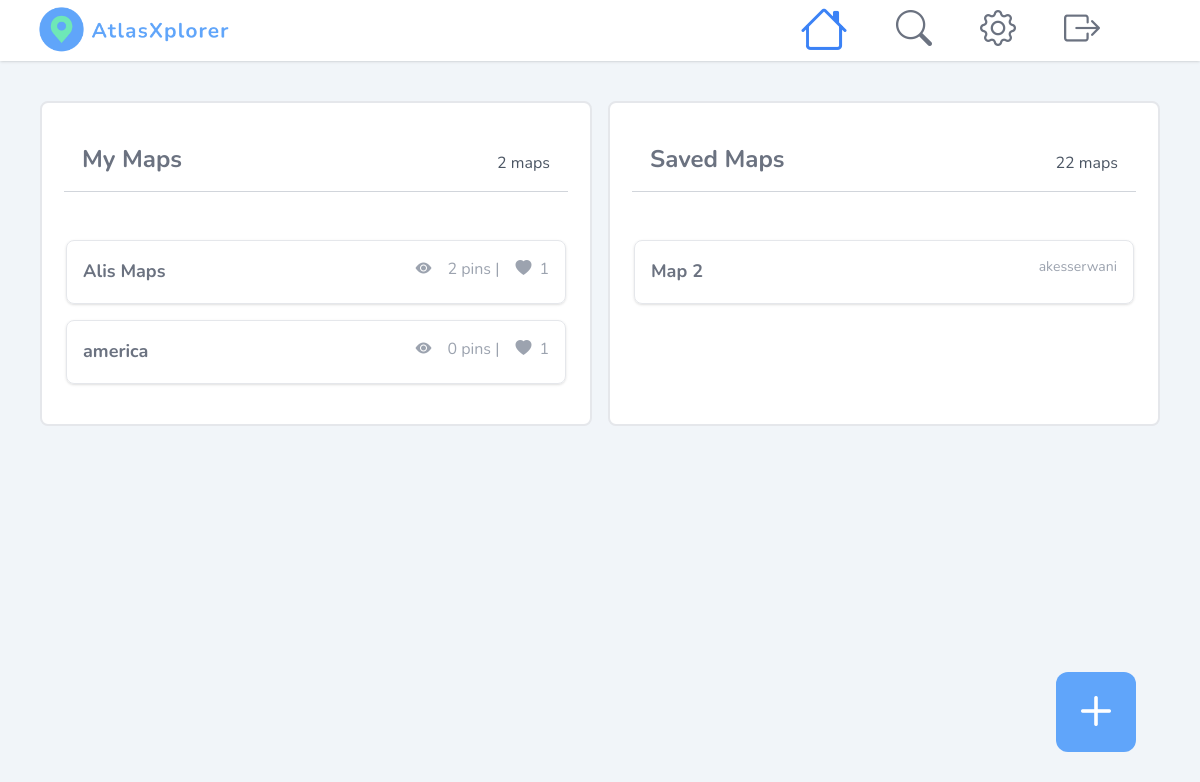
The app's page / (signed in), older data.
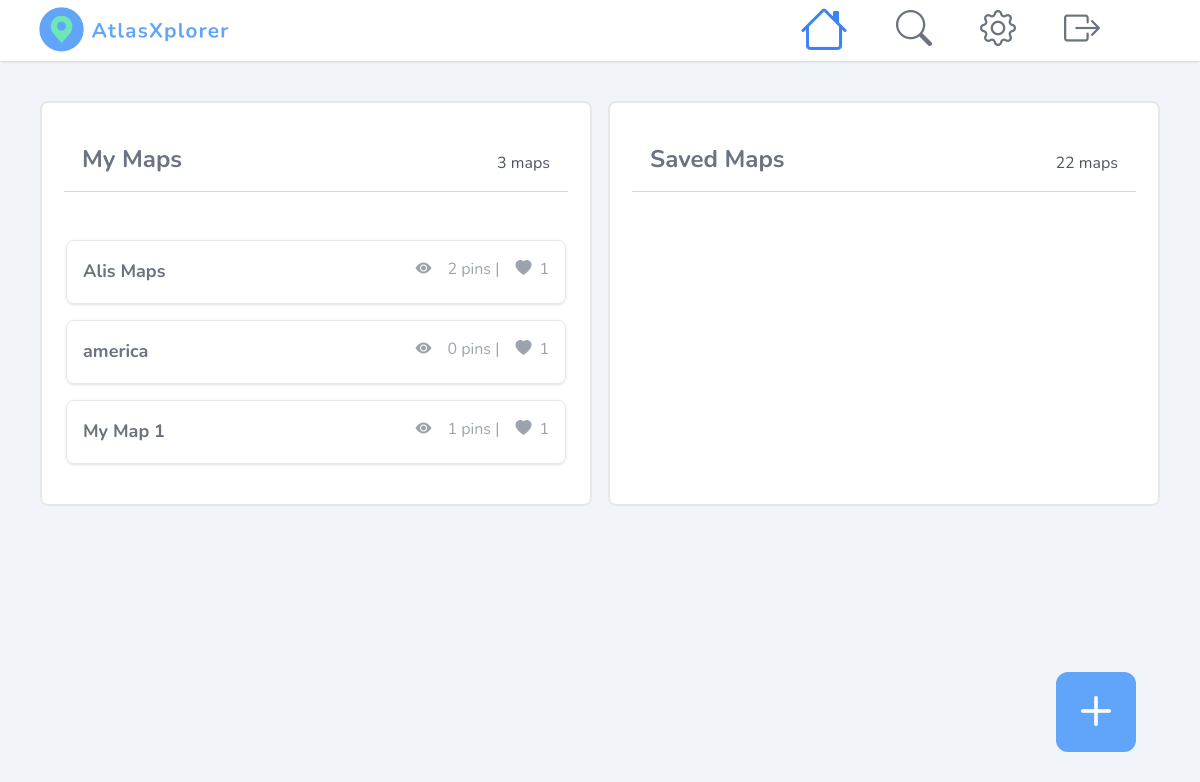
The same page, newer data.
### main/models.py (models this page shows, shortened)
class UserMap(models.Model):
    user = models.ForeignKey(User, on_delete=models.CASCADE, related_name="usermap", null=True)
    name = models.CharField(max_length=50)
    private = models.BooleanField(null=True, blank=True)
    likes = models.ManyToManyField(User, max_length=50, default="none", related_name="liked_maps", blank=True)

class Bookmarks(models.Model):
    user = models.ForeignKey(User, on_delete=models.CASCADE, related_name="userbookmark", null=True)
    creator = models.CharField(max_length=50)
    map_name = models.CharField(max_length=50)

### main/views.py (the view)
# urls.py: path('', views.index, name = "main-home"),
@login_required
def index(response):
    form = CreateMap()
    current_user = response.user
    if response.method == "POST":
        print("Post Request Sent")
        form = CreateMap(response.POST)
        if form.is_valid():
            n = form.cleaned_data['name']
            p = form.cleaned_data['private']
            if not UserMap.objects.filter(name=n).exists():
                m = UserMap(name = n, private = p)
                m.save()
                response.user.usermap.add(m)
            else:
                messages.error(response, f'Map name already exists.')
            return redirect('main-home')
    else:
        form = CreateMap()
    context = {
        'user_maps': UserMap.objects.all(),
        'form': form,
        'current_user': current_user,
        'bookmarks': Bookmarks.objects.filter(user=response.user)
    }
    return render(response, 'index.html', context)

### main/templates/index.html (shortened to what this page needs)
{% extends 'base.html' %}
{% block content %}
{% load widget_tweaks %}
{% include 'shared/nav.html' %}
<div class = "w-full flex justify-center flex-col md:flex-row p-10 gap-4">
    <div class = "w-full md:w-1/2 h-[60vh] flex flex-col justify-center align-middle bg-white border-2 rounded-lg">
        <div class = "w-full flex flex-col">
            <div class = "w-full flex flex-row justify-between p-10">
                <h class = "text-2xl font-bold text-gray-500">My Maps</h>
                <p class = "text-base text-gray-600 mt-2">{{ user.usermap.all.count }} maps</p>
            </div>
            <hr class = "border-1 w-[92%] border-gray-300 ml-auto mr-auto relative bottom-6">
        </div>
        <div class = "w-full h-3/4 p-6 flex flex-col gap-4 items-center align-middle overflow-auto mb-4">
            {% for map in user.usermap.all %}
            <a href = "{% url 'main-map' username=current_user map_name=map.name %}" class = "w-full">
                <div class = "w-full border flex flex-row flex-wrap justify-between h-16 p-4 rounded-lg shadow hover:bg-gray-100 hover:cursor-pointer active:scale-95">
                    <h class = "text-lg font-bold text-gray-500">{{ map.name }}</h>
                    <div class = "flex flex-row gap-4">
                        {% if map.private == True %}
                            <span class="text-gray-400 hover:cursor-pointer"><i class="bi-eye-slash-fill"></i></span>
                        {% else %}
                            <span class="text-gray-400 hover:cursor-pointer"><i class="bi-eye-fill"></i></span>
                        {% endif %}
                        <p class = "text-base text-gray-400">{{ map.pin.all.count }} pins |</p>
                        <div class = "flex flex-row gap-2">
                            <span class="text-gray-400"><i class="bi-heart-fill"></i></span>
                            <p class = "text-base text-gray-400">{{ map.likes.count }}</p>
                        </div>
                    </div>
                </div>
            </a>
            {% endfor %}
        </div>
    </div>
    <div class = "w-full md:w-1/2 h-[60vh] flex flex-col justify-center align-middle bg-white border-2 rounded-lg">
        <div class = "w-full flex flex-col">
            <div class = "w-full flex flex-row justify-between p-10">
                <h class = "text-2xl font-bold text-gray-500">Saved Maps</h>
                <p class = "text-base text-gray-600 mt-2">22 maps</p>
            </div>
            <hr class = "border-1 w-[92%] border-gray-300 relative bottom-6 ml-auto mr-auto">
        </div>
            <div class = "w-full h-3/4 p-6 flex flex-col gap-4 items-center align-middle overflow-auto mb-4">
                {% for saved in bookmarks %}
                <a href = "{% url 'main-map' username=saved.creator map_name=saved.map_name %}" class = "w-full">
                    <div class = "w-full border flex flex-row flex-wrap justify-between h-16 p-4 rounded-lg shadow hover:bg-gray-100 hover:cursor-pointer active:scale-95">
                        <h class = "text-lg font-bold text-gray-500">{{ saved.map_name }}</h>
                        <p class = "text-sm text-gray-400">{{saved.creator}}</p>
                    </div>
                </a>
                {% endfor %}
            </div>
    </div>
</div>
<div x-data="{modalIsOpen: false}">
    <div class = "w-full h-32 fixed left-0 bottom-0">
        <button @click="modalIsOpen = true" class = "aspect-square w-20 h-20 rounded-xl float-right mr-16 bg-blue-400 hover:bg-blue-500 active:scale-95">
            <span class="text-white text-6xl"><i class="bi-plus"></i></span>
        </button>
    </div>
</div>
{% endblock content %}

Row changes from the older to the newer data that the page shows:
removed Bookmarks: map_name "Map 2", creator "akesserwani"
added UserMap: name "My Map 1", private False (drawn), pin.all.count "1", likes.count "1"
Text that changed along with them:
{{ user.usermap.all.count }}: "2" → "3"
